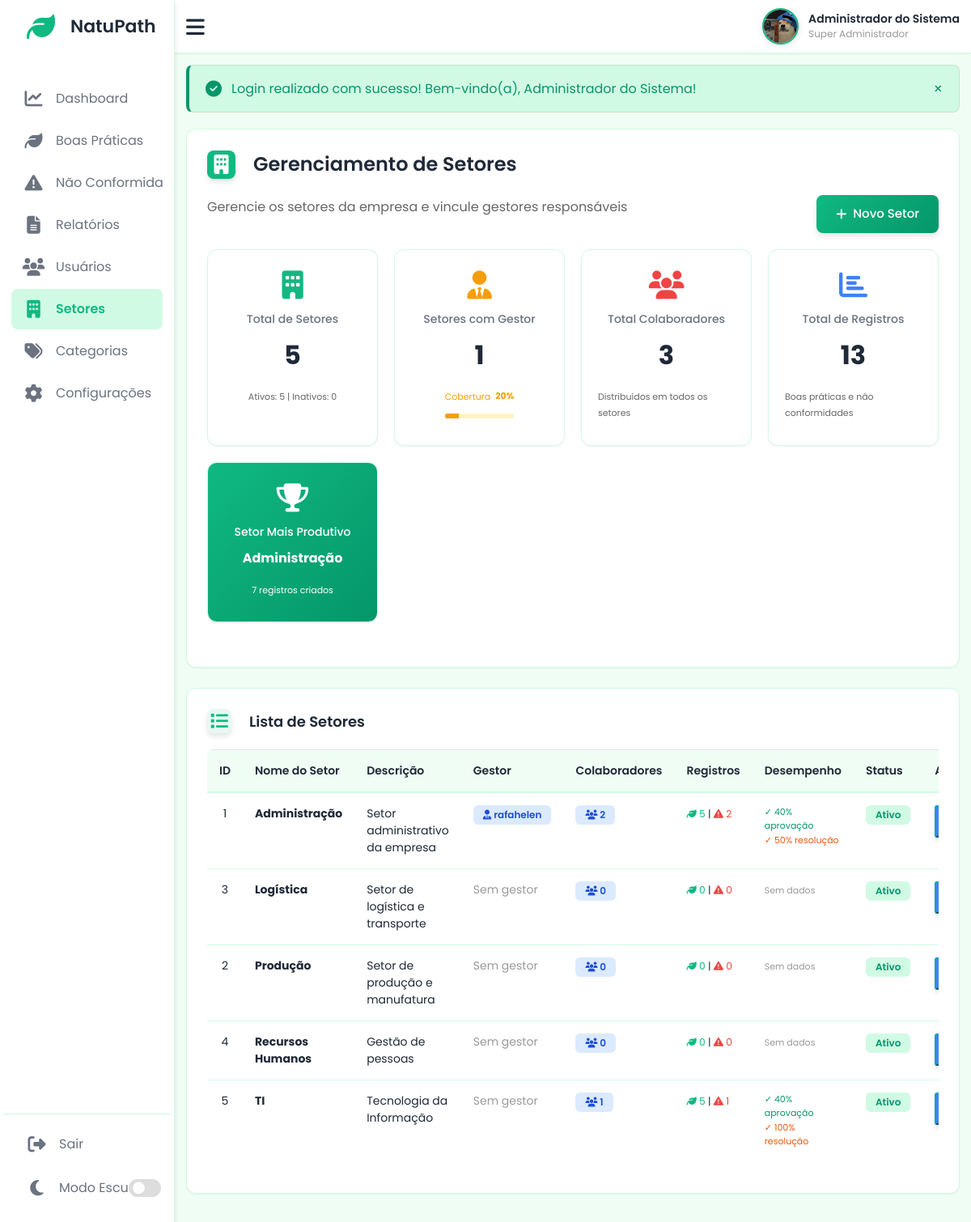
The page /includes/partials/setores.php (signed in) on the database its author committed.
### tables this page shows
CREATE TABLE `usuarios` (
  `id` int NOT NULL AUTO_INCREMENT,
  `username` varchar(50) NOT NULL,
  `password` varchar(255) NOT NULL,
  `nome` varchar(100) NOT NULL,
  `email` varchar(100) DEFAULT NULL,
  `foto` varchar(255) DEFAULT NULL,
  `tipo` enum('super_admin','gestor','usuario') DEFAULT 'usuario',
  `setor_id` int DEFAULT NULL,
  `status` enum('ativo','inativo') DEFAULT 'ativo',
  `remember_token` varchar(100) DEFAULT NULL,
  `ultimo_login` datetime DEFAULT NULL,
  `criado_em` timestamp NULL DEFAULT CURRENT_TIMESTAMP,
  PRIMARY KEY (`id`),
  UNIQUE KEY `username` (`username`),
  KEY `idx_setor` (`setor_id`),
  KEY `idx_tipo` (`tipo`),
  KEY `idx_status` (`status`)
);

CREATE TABLE `setores` (
  `id` int NOT NULL AUTO_INCREMENT,
  `nome` varchar(100) NOT NULL,
  `descricao` text,
  `gestor_id` int DEFAULT NULL,
  `status` enum('ativo','inativo') DEFAULT 'ativo',
  `criado_em` timestamp NULL DEFAULT CURRENT_TIMESTAMP,
  `atualizado_em` timestamp NULL DEFAULT CURRENT_TIMESTAMP ON UPDATE CURRENT_TIMESTAMP,
  PRIMARY KEY (`id`),
  KEY `gestor_id` (`gestor_id`),
  KEY `idx_status` (`status`),
  CONSTRAINT `setores_ibfk_1` FOREIGN KEY (`gestor_id`) REFERENCES `usuarios` (`id`) ON DELETE SET NULL
);

### includes/partials/setores.php (the view, shortened to what the rows shown need)
<?php
require_once 'header.php';
$stmt = $conn->query("
    SELECT
        s.*,
        u.nome as gestor_nome,
        (SELECT COUNT(*) FROM usuarios WHERE setor_id = s.id AND status = 'ativo') as total_colaboradores,
        (SELECT COUNT(*) FROM boas_praticas WHERE setor_id = s.id) as total_boas_praticas,
        (SELECT COUNT(*) FROM boas_praticas WHERE setor_id = s.id AND status = 'aprovado') as bp_aprovadas,
        (SELECT COUNT(*) FROM nao_conformidades WHERE setor_id = s.id) as total_nao_conformidades,
        (SELECT COUNT(*) FROM nao_conformidades WHERE setor_id = s.id AND status = 'resolvido') as nc_resolvidas
    FROM setores s
    LEFT JOIN usuarios u ON s.gestor_id = u.id
    ORDER BY s.status DESC, s.nome ASC
");
$setores = $stmt->fetchAll();
$setor_mais_produtivo = null;
$max_registros = 0;
foreach ($setores as $setor) {
    $registros = $setor['total_boas_praticas'] + $setor['total_nao_conformidades'];
    if ($registros > $max_registros) {
        $max_registros = $registros;
        $setor_mais_produtivo = $setor;
    }
}
?>
<div class="overview">
    <div class="boxes" style="grid-template-columns: repeat(auto-fit, minmax(200px, 1fr)); margin-bottom: 30px;">
        <?php if ($setor_mais_produtivo): ?>
            <div class="box" style="background: linear-gradient(135deg, #10b981 0%, #059669 100%);">
                <i class="fas fa-trophy" style="color: white;"></i>
                <span class="text" style="color: white;">Setor Mais Produtivo</span>
                <span class="number" style="color: white; font-size: 16px;">
                    <?php echo sanitize($setor_mais_produtivo['nome']); ?>
                </span>
                <div style="margin-top: 8px; font-size: 11px; color: white;">
                    <span><?php echo $max_registros; ?> registros criados</span>
                </div>
            </div>
        <?php endif; ?>
    </div>
</div>
<div class="activity">
    <div class="activity-data">
        <?php if (empty($setores)): ?>
            <div style="text-align: center; padding: 40px; color: #999;">
                <i class="fas fa-building" style="font-size: 48px; margin-bottom: 10px;"></i>
                <p>Nenhum setor cadastrado ainda.</p>
                <button onclick="openModalSetor('create')" class="btn btn-success" style="margin-top: 15px;">
                    <i class="fas fa-plus"></i> Criar Primeiro Setor
                </button>
            </div>
        <?php else: ?>
            <table class="table">
                <thead>
                    <tr>
                        <th>ID</th>
                        <th>Nome do Setor</th>
                        <th>Descrição</th>
                        <th>Gestor</th>
                        <th>Colaboradores</th>
                        <th>Registros</th>
                        <th>Desempenho</th>
                        <th>Status</th>
                        <th>Ações</th>
                    </tr>
                </thead>
                <tbody>
                    <?php foreach ($setores as $setor): ?>
                        <?php
                        $taxa_aprovacao_setor = $setor['total_boas_praticas'] > 0
                            ? round(($setor['bp_aprovadas'] / $setor['total_boas_praticas']) * 100, 1)
                            : 0;
                        $taxa_resolucao_setor = $setor['total_nao_conformidades'] > 0
                            ? round(($setor['nc_resolvidas'] / $setor['total_nao_conformidades']) * 100, 1)
                            : 0;
                        $total_registros_setor = $setor['total_boas_praticas'] + $setor['total_nao_conformidades'];
                        ?>
                        <tr>
                            <td><?php echo $setor['id']; ?></td>
                            <td>
                                <strong><?php echo sanitize($setor['nome']); ?></strong>
                            </td>
                            <td>
                                <?php
                                $desc = $setor['descricao'] ?? '-';
                                echo sanitize(strlen($desc) > 50 ? substr($desc, 0, 50) . '...' : $desc);
                                ?>
                            </td>
                            <td>
                                <?php if ($setor['gestor_nome']): ?>
                                    <span class="badge badge-info">
                                        <i class="fas fa-user-tie"></i> <?php echo sanitize($setor['gestor_nome']); ?>
                                    </span>
                                <?php else: ?>
                                    <span style="color: #999;">Sem gestor</span>
                                <?php endif; ?>
                            </td>
                            <td>
                                <span class="badge badge-primary">
                                    <i class="fas fa-users"></i> <?php echo $setor['total_colaboradores']; ?>
                                </span>
                            </td>
                            <td>
                                <small>
                                    <span style="color: #10b981;" title="Boas Práticas">
                                        <i class="fas fa-leaf"></i> <?php echo $setor['total_boas_praticas']; ?>
                                    </span>
                                    |
                                    <span style="color: #ef4444;" title="Não Conformidades">
                                        <i class="fas fa-exclamation-triangle"></i> <?php echo $setor['total_nao_conformidades']; ?>
                                    </span>
                                </small>
                            </td>
                            <td>
                                <?php if ($total_registros_setor > 0): ?>
                                    <div style="font-size: 11px;">
                                        <div style="color: #059669; margin-bottom: 2px;">
                                            ✓ <?php echo $taxa_aprovacao_setor; ?>% aprovação
                                        </div>
                                        <div style="color: #ea580c;">
                                            ✓ <?php echo $taxa_resolucao_setor; ?>% resolução
                                        </div>
                                    </div>
                                <?php else: ?>
                                    <span style="color: #999; font-size: 11px;">Sem dados</span>
                                <?php endif; ?>
                            </td>
                            <td>
                                <?php if ($setor['status'] === 'ativo'): ?>
                                    <span class="badge badge-success">Ativo</span>
                                <?php else: ?>
                                    <span class="badge badge-secondary">Inativo</span>
                                <?php endif; ?>
                            </td>
                            <td>
                                <div style="display: flex; gap: 5px;">
                                    <button
                                        onclick="verColaboradores(<?php echo $setor['id']; ?>, '<?php echo sanitize($setor['nome']); ?>')"
                                        class="btn-sm btn-info"
                                        title="Ver colaboradores">
                                    </button>
                                </div>
                            </td>
                        </tr>
                    <?php endforeach; ?>
                </tbody>
            </table>
        <?php endif; ?>
    </div>
</div>
<?php require_once 'footer.php'; ?>

### includes/partials/header.php (shortened to what the rows shown need)
<?php
require_once __DIR__ . '/../../config/config.php';
require_once __DIR__ . '/../../config/functions.php';
$user_id = $_SESSION['user_id'];
$stmt = $conn->prepare("SELECT nome, email, foto FROM usuarios WHERE id = :id");
$stmt->execute(['id' => $user_id]);
$user_data = $stmt->fetch();
$tem_foto_custom = false;
$user_foto = null;
if (!empty($user_data['foto'])) {
    $foto_path_abs = __DIR__ . '/../../uploads/perfil/' . $user_data['foto'];
    $foto_path_rel = '../../uploads/perfil/' . $user_data['foto'];
    if (file_exists($foto_path_abs)) {
        $user_foto = $foto_path_rel;
        $tem_foto_custom = true;
    }
}
?>
<!DOCTYPE html>
<html lang="pt-BR">
<head>
    <link rel="stylesheet" href="https://cdnjs.cloudflare.com/ajax/libs/font-awesome/6.4.0/css/all.min.css">
    <link rel="stylesheet" href="../../assets/css/bootstrap.min.css">
    <link rel="stylesheet" href="../../assets/css/style.css">
</head>
<body>
    <section class="dashboard">
        <div class="top">
            <div class="user-info" style="display: flex; align-items: center; gap: 12px; cursor: pointer;" onclick="window.location.href='configuracoes.php'" title="Clique para editar seu perfil">
                <?php if ($tem_foto_custom): ?>
                    <img src="<?php echo htmlspecialchars($user_foto); ?>"
                         alt="Foto de <?php echo sanitize($user_data['nome'] ?? 'Usuário'); ?>"
                         style="width: 45px; height: 45px; border-radius: 50%; object-fit: cover; border: 2px solid #10b981; box-shadow: 0 2px 8px rgba(0,0,0,0.1);"
                         onerror="this.style.display='none'; this.nextElementSibling.style.display='flex';">
                <?php endif; ?>
                <div style="display: flex; flex-direction: column; line-height: 1.4;">
                    <span style="color: var(--text-color); font-weight: 600; font-size: 14px;">
                        <?php echo sanitize($user_data['nome'] ?? $_SESSION['nome'] ?? 'Usuário'); ?>
                    </span>
                    <?php if (isset($_SESSION['tipo'])): ?>
                        <small style="color: #999; font-size: 12px;">
                            <?php
                            $tipos = [
                                'super_admin' => 'Super Administrador',
                                'gestor' => 'Gestor',
                                'usuario' => 'Usuário'
                            ];
                            echo $tipos[$_SESSION['tipo']] ?? $_SESSION['tipo'];
                            ?>
                        </small>
                    <?php endif; ?>
                </div>
            </div>
        </div>
        <div class="dash-content">

### rows shown on the page
usuarios: foto (picture), nome "Administrador do Sistema"
setores: nome "Administração", id "1", descricao "Setor administrativo da empresa", gestor.nome "rafahelen", total_colaboradores "2", total_boas_praticas "5", total_nao_conformidades "2", taxa_aprovacao_setor "40", taxa_resolucao_setor "50", status "Ativo"
setores: id "3", nome "Logística", descricao "Setor de logística e transporte", shows "Sem gestor", total_colaboradores "0", total_boas_praticas "0", total_nao_conformidades "0", shows "Sem dados", status "Ativo"
setores: id "2", nome "Produção", descricao "Setor de produção e manufatura", shows "Sem gestor", total_colaboradores "0", total_boas_praticas "0", total_nao_conformidades "0", shows "Sem dados", status "Ativo"
setores: id "4", nome "Recursos Humanos", descricao "Gestão de pessoas", shows "Sem gestor", total_colaboradores "0", total_boas_praticas "0", total_nao_conformidades "0", shows "Sem dados", status "Ativo"
setores: id "5", nome "TI", descricao "Tecnologia da Informação", shows "Sem gestor", total_colaboradores "1", total_boas_praticas "5", total_nao_conformidades "1", taxa_aprovacao_setor "40", taxa_resolucao_setor "100", status "Ativo"

### other values the page prints
$tipos[$_SESSION['tipo']] "Super Administrador"
$_SESSION['success'] "Login realizado com sucesso! Bem-vindo(a), Administrador do Sistema!"
$total_setores "5"
$setores_ativos "5"
$total_setores - $setores_ativos "0"
$setores_com_gestor "1"
$total_colaboradores_geral "3"
$total_registros_geral "13"
$max_registros "7"
